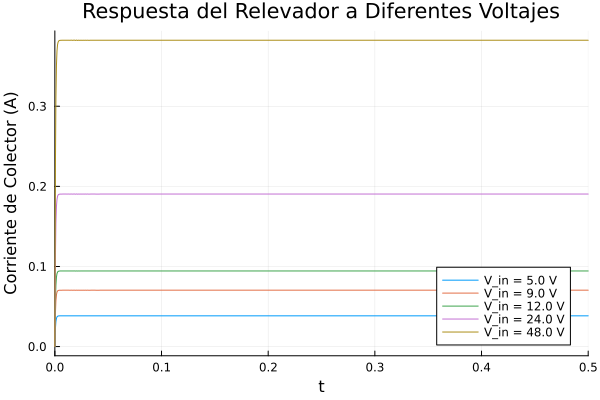

Write the Julia code that produced this figure.

# Importar las bibliotecas necesarias
using DifferentialEquations
using Plots

#Configurar el backed grafico 
try 
  gr()
  println("✅ Backend GR configurado")
catch e
  println("❌ Error configurando GR: $e")
end


# --- Parámetros del Sistema (Relevador Omron G5LA-14 y Transistor 2N2222) ---
R = 125.0       # Resistencia de la bobina en Ohms
L = 0.075       # Inductancia de la bobina en Henrys
V_CE_sat = 0.2  # Voltaje de saturación del transistor en Volts

# --- Definición de la Ecuación Diferencial ---
# La función define la dinámica del sistema d(i_c)/dt
# p es un vector de parámetros, en este caso [V_in]
function relevador_modelo(i_c, p, t)
    V_in = p[1]
    return (V_in - V_CE_sat - i_c * R) / L
end

# --- Condiciones de Simulación ---
i_c0 = 0.0              # Condición inicial: la corriente es cero al inicio
tspan = (0.0, 0.5)     # Intervalo de tiempo para la simulación (0 a 50 ms)

# --- Voltajes de Entrada para Simular ---
voltajes_entrada = [5.0, 9.0, 12.0,24.0,48.0]
resultados = []

# --- Bucle para simular con cada voltaje de entrada ---
for v_in in voltajes_entrada
    # Definir el problema para el ODE solver
    problema = ODEProblem(relevador_modelo, i_c0, tspan, [v_in])
    
    # Resolver la ecuación diferencial
    solucion = solve(problema)
    
    # Guardar los resultados
    push!(resultados, (v_in, solucion))
end

# --- Visualización de los Resultados ---
# Crear un gráfico
p = plot(xlabel="Tiempo (s)", ylabel="Corriente de Colector (A)", title="Respuesta del Relevador a Diferentes Voltajes", legend=:bottomright)

# Graficar cada una de las soluciones
for res in resultados
    v_in = res[1]
    sol = res[2]
    plot!(p, sol, vars=(0,1), label="V_in = $v_in V")
end

# Mostrar el gráfico
display(p)
savefig(p,"tcer.png")
# --- Análisis Adicional: Corriente en Estado Estacionario ---
println("Análisis de la Corriente en Estado Estacionario:")
for v_in in voltajes_entrada
    corriente_ss = (v_in - V_CE_sat) / R
    println("Para V_in = $v_in V, la corriente de estado estacionario es ≈ $(round(corriente_ss * 1000, digits=2)) mA")
end


